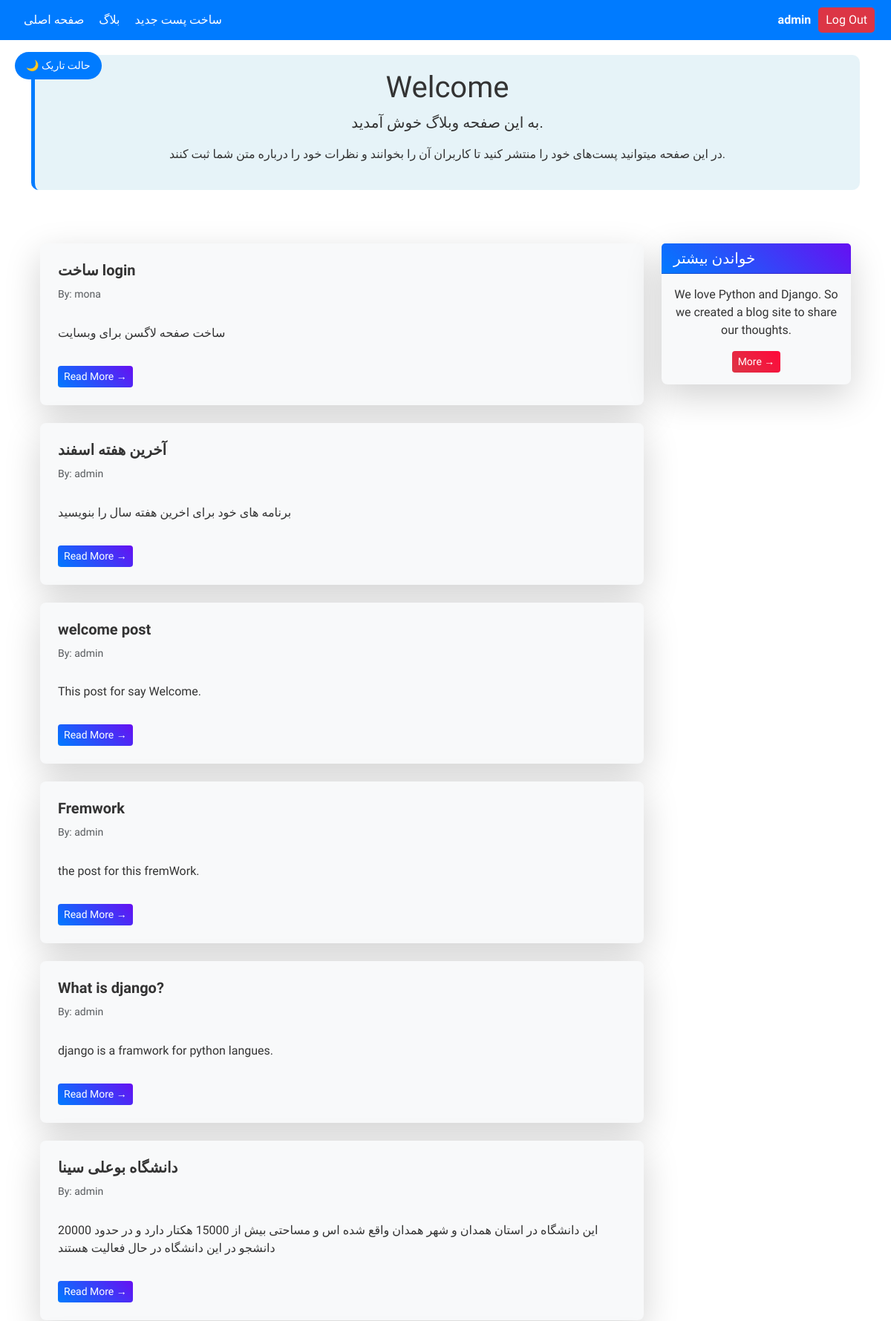
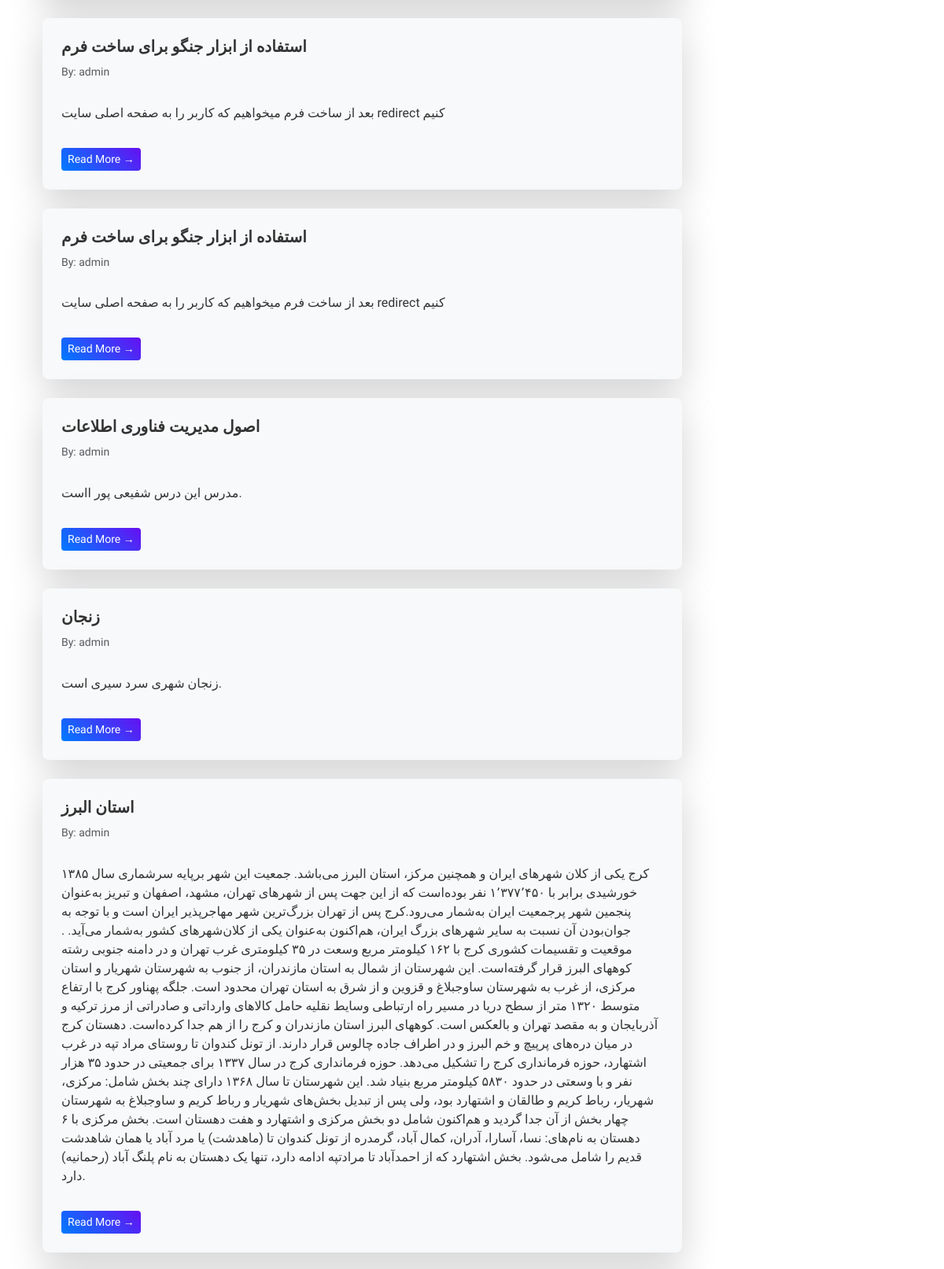
Page /blog/ (signed in, upper part) on the committed database (2 pictures, top to bottom).
### blog/models.py (models this page shows, shortened)
class Post(models.Model):
    STATUS_CHOICES =(
        ('pub','Published'),
        ('drf','Draft'),
    )
    title = models.CharField(max_length=200)
    text = models.TextField()
    datetime_created = models.DateTimeField(auto_now_add=True)
    datetime_modified = models.DateTimeField(auto_now=True)
    status = models.CharField(choices= STATUS_CHOICES,max_length=3 )
    author = models.ForeignKey("auth.User",on_delete = models.CASCADE)

### blog/views.py (the view)
# urls.py: path('',views.PostListView.as_view(),name='post_list'),
class PostListView(generic.ListView):
    model = Post
    template_name = "blog/posts_list.html"
    context_object_name = "posts_list"
    def get_queryset(self):
        return Post.objects.filter(status='pub').order_by('-datetime_modified')

### blog/templates/blog/posts_list.html (shortened to what this page needs)
{% extends '_base.html' %}
{% block content %}
    <button id="theme-toggle" class="btn btn-toggle">🌙 حالت تاریک</button>
    <div class="container mt-5">
        <div class="row">
            <div class="col-lg-9">
                {% for post in posts_list %}
                    <div class="card shadow-lg border-0 rounded-3 overflow-hidden my-4 hover-effect theme-card">
                        <div class="card-body p-4">
                            <h5 class="card-title fw-bold theme-text">{{ post.title }}</h5>
                            <h6 class="card-subtitle mb-2 text-muted small py-2 theme-text">By: {{ post.author }}</h6>
                            <p class="card-text py-3 theme-text">
                                {{ post.text }}
                            </p>
                            <a href="{% url 'post_detail' post.id %}" class="btn btn-theme btn-sm">Read More &rarr;</a>
                        </div>
                    </div>
                {% endfor %}
            </div>
            <div class="col-lg-3">
                <div class="card border-0 shadow-lg rounded-3 my-4 animate-fade-in theme-card">
                    <h5 class="card-header theme-header">خواندن بیشتر</h5>
                    <div class="card-body text-center">
                        <p class="card-text theme-text">We love Python and Django. So we created a blog site to share our thoughts.</p>
                        <a href="#" class="btn btn-theme-danger btn-sm">More &rarr;</a>
                    </div>
                </div>
            </div>
        </div>
    </div>
{% endblock content %}

### templates/_base.html (shortened to what this page needs)
<!DOCTYPE html>
<html lang="fa">
<head>
    <link rel="stylesheet" href="https://cdn.jsdelivr.net/npm/bootstrap@5.3.0/dist/css/bootstrap.min.css">
    <link rel="stylesheet" href="https://cdn.jsdelivr.net/npm/bootstrap-icons@1.10.5/font/bootstrap-icons.css">
</head>
<body>
<nav class="navbar">
    <div class="container-fluid d-flex align-items-center">
        <div class="d-flex align-items-center me-auto">
            <a href="{% url 'post_list' %}">صفحه اصلی</a>
            <a href="/blog">بلاگ</a>
            <a href="{% url 'post_create' %}">ساخت پست جدید</a>
        </div>
        <div class="user-info">
            {% if user.is_authenticated %}
                <span>{{ user.username }}</span>
                <form action="{% url 'logout' %}" method="POST">
                    <button type="submit" class="btn-logout">Log Out</button>
                </form>
            {% else %}
                <a class="text-light" href="{% url 'login' %}">Log in</a> |
                <a class="text-light" href="{% url 'singup' %}">Sing Up</a>
            {% endif %}
        </div>
    </div>
</nav>
<div class="container">
    <div class="welcome-box">
        <h1>Welcome</h1>
        <p class="lead">به این صفحه وبلاگ خوش آمدید.</p>
        <p>در این صفحه میتوانید پست‌های خود را منتشر کنید تا کاربران آن را بخوانند و نظرات خود را درباره متن شما ثبت
            کنند.</p>
    </div>
</div>
<div class="container">
    {% block content %}{% endblock content %}
</div>
</body>
</html>

### templates/_base.html (style rules this page uses)
body { transition: background-color 0.3s, color 0.3s; }
.navbar { background-color: #007bff; padding: 10px; }
.navbar a { color: white; text-decoration: none; margin: 0 10px; }
.welcome-box { background-color: rgba(173, 216, 230, 0.3); border-left: 5px solid #007bff; padding: 20px; border-radius: 10px; text-align: center; margin-top: 20px; }
.user-info { display: flex; align-items: center; gap: 10px; }
.user-info span { color: white; font-weight: bold; }
.user-info .btn-logout { background-color: #dc3545; color: white; border: none; padding: 5px 10px; border-radius: 5px; cursor: pointer; transition: background-color 0.3s; }

### blog/templates/blog/posts_list.html (style rules this page uses)
body { background-color: #ffffff; color: #333; font-family: 'Vazirmatn', sans-serif; transition: background-color 0.3s, color 0.3s; }
.theme-card { background: #f8f9fa; color: #333; transition: background 0.3s, color 0.3s; }
.theme-text { color: #333; transition: color 0.3s; }
.theme-header { background: linear-gradient(45deg, #007bff, #6610f2); color: white; }
.btn-theme { background: linear-gradient(45deg, #007bff, #6610f2); color: white; border: none; transition: background 0.3s; }
.btn-theme-danger { background: linear-gradient(45deg, #dc3545, #ff073a); color: white; border: none; }
.btn-toggle { position: absolute; top: 70px; left: 20px; background: #007bff; color: white; padding: 8px 15px; border: none; border-radius: 20px; cursor: pointer; transition: background 0.3s; z-index: 1000; font-size: 14px; }
.animate-fade-in { animation: fadeIn 1s ease-in-out; }

### rows in the picture
Post: title "ساخت login", author "mona", text "ساخت صفحه لاگسن برای وبسایت"
Post: title "آخرین هفته اسفند", author "admin", text "برنامه های خود برای اخرین هفته سال را بنویسید"
Post: title "welcome post", author "admin", text "This post for say Welcome."
Post: title "Fremwork", author "admin", text "the post for this fremWork."
Post: title "What is django?", author "admin", text "django is a framwork for python langues."
Post: title "دانشگاه بوعلی سینا", author "admin", text "این دانشگاه در استان همدان و شهر همدان واقع شده اس و مساحتی بیش از 15000 هکتار دارد و در حدود 20000 دانشجو در این دانشگاه در حال فعالیت هستند"
Post: title "استفاده از ابزار جنگو برای ساخت فرم", author "admin", text "بعد از ساخت فرم میخواهیم که کاربر را به صفحه اصلی سایت redirect کنیم"
Post: title "استفاده از ابزار جنگو برای ساخت فرم", author "admin", text "بعد از ساخت فرم میخواهیم که کاربر را به صفحه اصلی سایت redirect کنیم"
Post: title "اصول مدیریت فناوری اطلاعات", author "admin", text "مدرس این درس شفیعی پور ااست."
Post: title "زنجان", author "admin", text "زنجان شهری سرد سیری است."
Post: title "استان البرز", author "admin", text "کرج یکی از کلان شهرهای ایران و همچنین مرکز، استان البرز می‌باشد. جمعیت این شهر برپایه سرشماری سال ۱۳۸۵ خورشیدی برابر با ۱٬۳۷۷٬۴۵۰ نفر بوده‌است که از این جهت پس از شهرهای تهران، مشهد، اصفهان و تبریز به‌عنوان پنجمین شهر پرجمعیت ایران به‌شمار می‌رود.کرج پس از تهران بزرگ‌ترین شهر مهاجرپذیر ایران است و با توجه به جوان‌بودن آن نسبت به سایر شهرهای بزرگ ایران، هم‌اکنون به‌عنوان یکی از کلان‌شهرهای کشور به‌شمار می‌آید. . موقعیت و تقسیمات کشوری کرج با ۱۶۲ کیلومتر مربع وسعت در ۳۵ کیلومتری غرب تهران و در دامنه جنوبی رشته کوههای البرز قرار گرفته‌است. این شهرستان از شمال به استان مازندران، از جنوب به شهرستان شهریار و استان مرکزی، از غرب به شهرستان ساوجبلاغ و قزوین و از شرق به استان تهران محدود است. جلگه…"

### other values in the picture
{{ user.username }} "admin"
